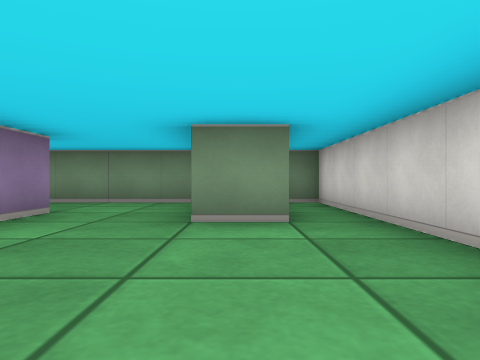
View 1 (above)

24 first-person views from a walk through a cub3D maze. The camera is about half as high as the walls, looks level and sees 70° across. The floor is counted in squares. Each view is taken from the middle of a square. On the plan, view 1 faces up. The plan holds only what a view shows up to about 9 squares ahead; the rest is blank.

View 2
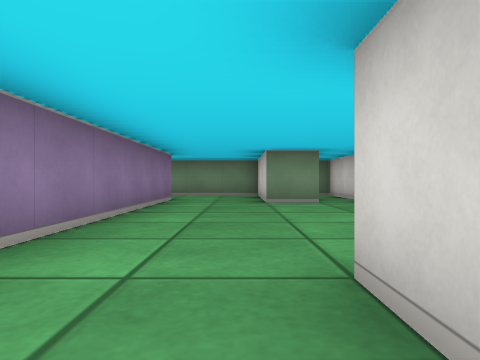

View 3
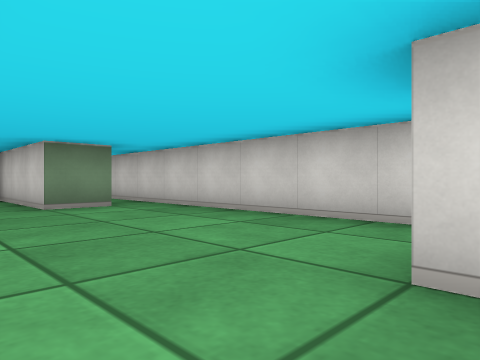

View 4
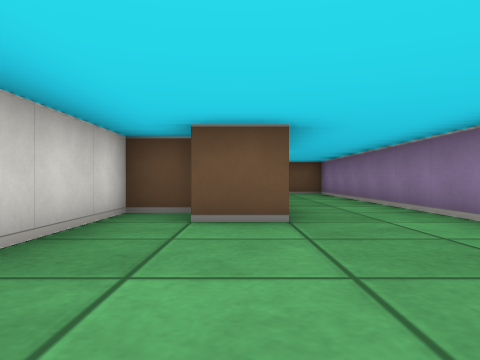

View 5
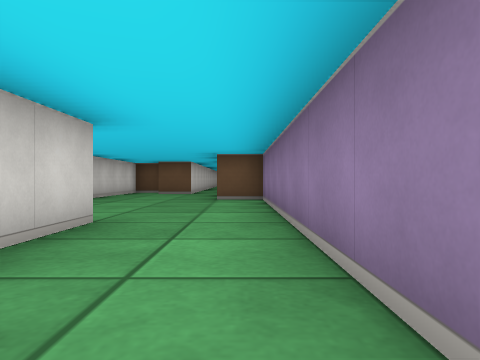

View 6
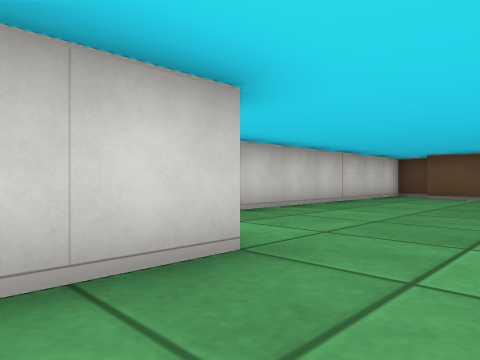

View 7
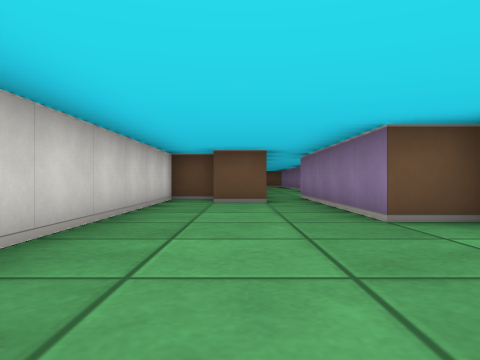

View 8
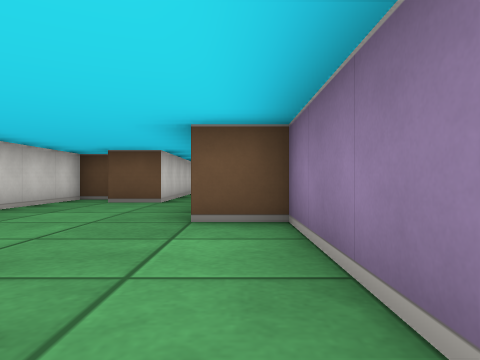

View 9
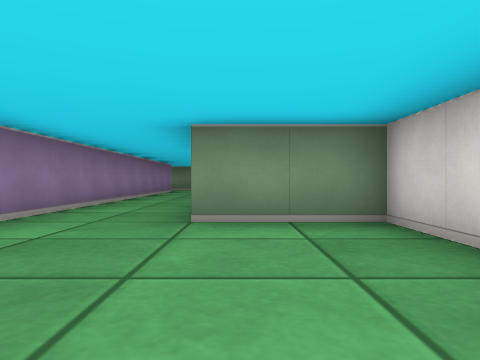

View 10
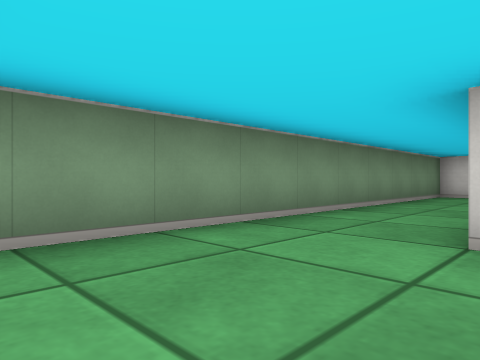

View 11
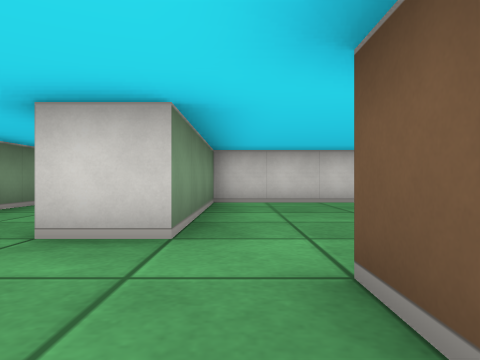

View 12
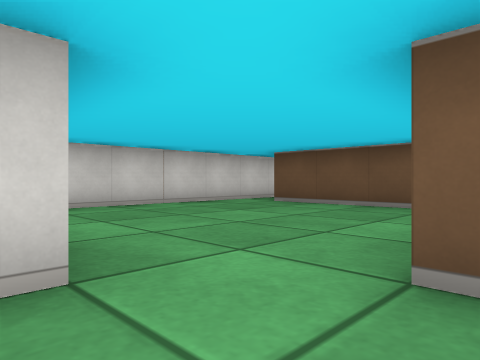

View 13
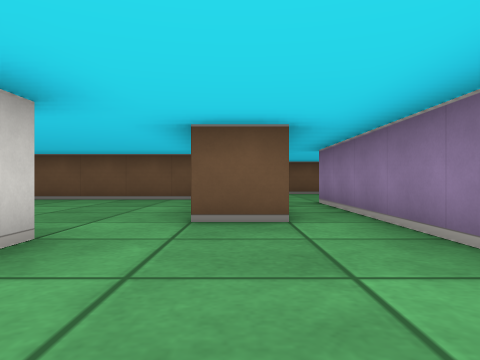

View 14
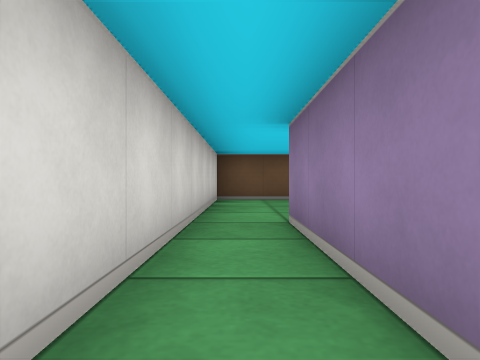

View 15
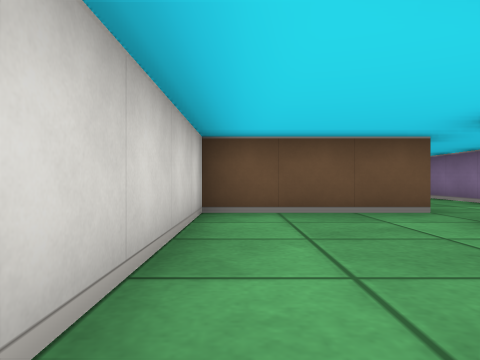

View 16
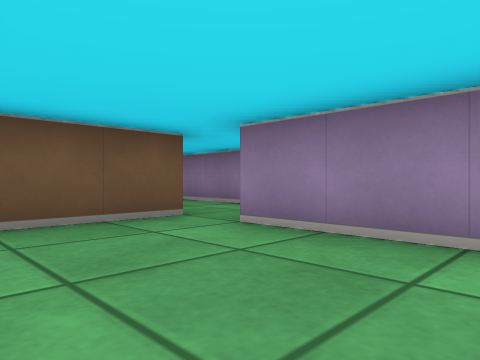

View 17
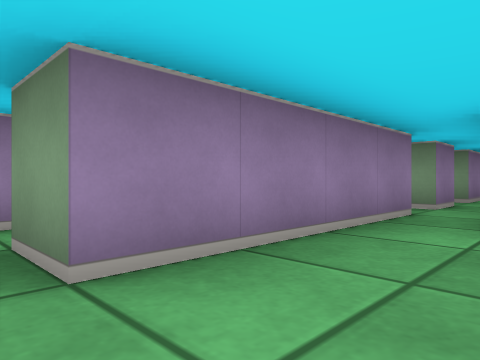

View 18
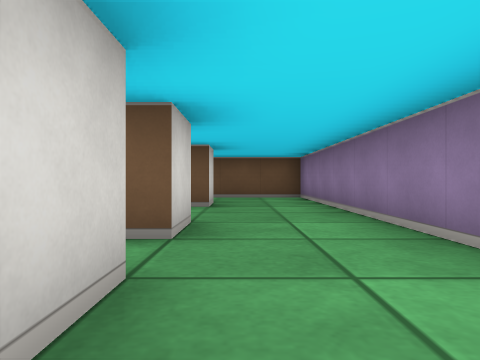

View 19
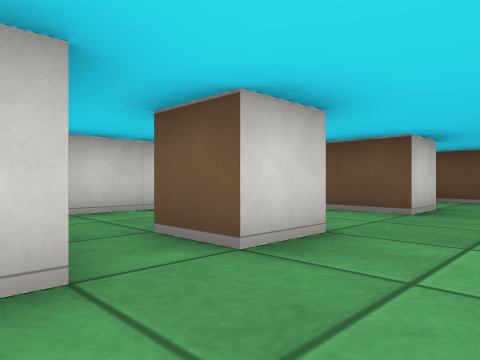

View 20
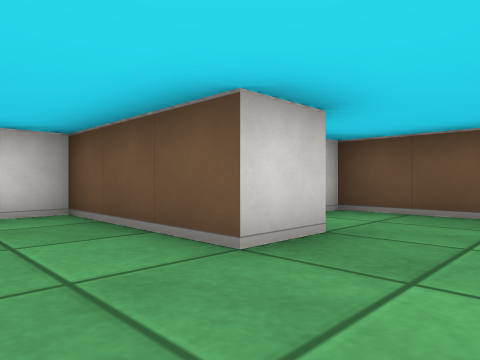

View 21
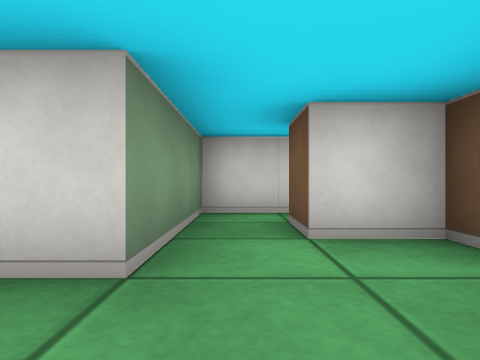

View 22
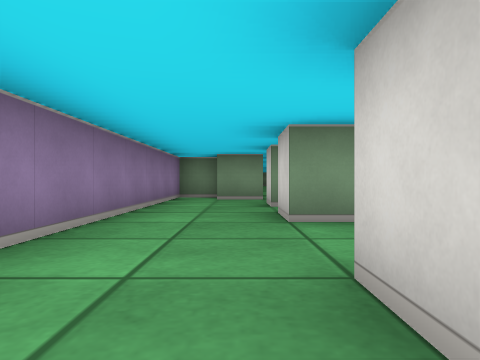

View 23
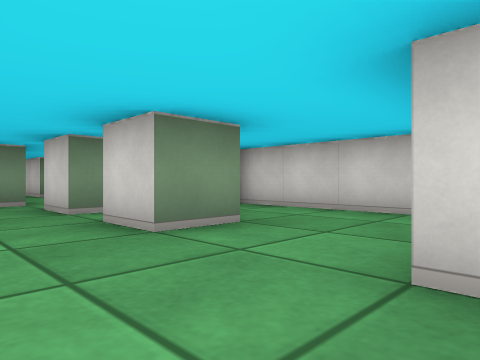

View 24
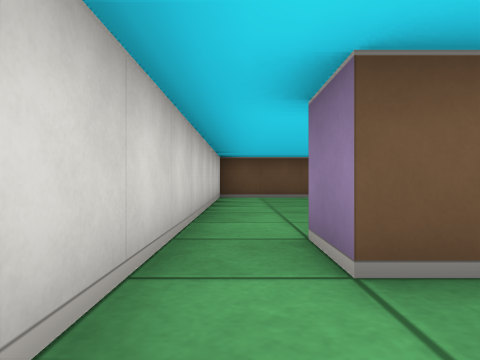

### Floor plan
Points are (right, up) in squares from view 1. A wall is a line through its corners. A room is listed if a view was taken in it or the views show most of it. See-through windows are left out.
Room 1 (views 1, 2, 3, 4, 5, 6)
walls: (0.5, 3.5) (-0.5, 3.5) (-0.5, 4.5); (-2.5, 4.5) (-2.5, -4.5); (0.6, -2.5) (1.5, -2.5) (1.5, 6.5) (0.9, 6.5); (-0.5, -4.5) (-0.5, -1.5) (0.5, -1.5)
ways out: opening at (-1.5, -4) to room 2; opening at (-1.5, 4) to room 3
Room 2 (views 7, 8, 9)
walls: (-2.5, -4.5) (-2.5, -8.5) (-1.5, -8.5) (-1.5, -13.5); (0.5, -12.5) (1.5, -12.5) (1.5, -4.5) (-0.5, -4.5); (-0.5, -14) (-0.5, -11.5) (0.5, -11.5)
ways out: opening at (-1.5, -4) to room 1; opening at (-1, -13)
Room 3 (views 10, 11, 12, 13, 14, 15, 24)
walls: (-10.5, 3.9) (-10.5, -0.5); (-8, -1.5) (-4.5, -1.5) (-4.5, -2.5); (-9.5, -0.5) (-9.5, 2.5) (-8.5, 2.5); (-0.5, 4.5) (-0.5, 6.5) (-9.6, 6.5); (-3.5, -2.5) (-3.5, 3.5) (-7.5, 3.5) (-7.5, 4.5)
ways out: opening at (-1.5, 4) to room 1; opening at (-10, 0) to room 4; opening at (-4, -2)
Room 4 (views 16, 17, 18, 19)
walls: (-13.5, -2.5) (-14.5, -2.5) (-14.5, -5.5); (-12.5, -5.5) (-12.5, -4.5) (-9.5, -4.5) (-9.5, -0.5); (-11.5, -0.5) (-11.5, 0.2); (-12.5, 0.5) (-12.5, -3.5) (-13.5, -3.5)
ways out: opening at (-10, 0) to room 3; opening at (-13.5, -5) to room 5; opening at (-12, 0)
Room 5 (views 20, 23)
walls: (-11.5, -7.5) (-12.5, -7.5) (-12.5, -6.5) (-11.5, -6.5); (-12, -5.5) (-12.5, -5.5); (-12.5, -10.5) (-12.5, -9.5) (-9.5, -9.5) (-9.5, -5.5); (-14.5, -5.5) (-14.5, -10.5)
ways out: opening at (-13.5, -5) to room 4; opening at (-13.5, -10) to room 6
Room 6 (views 21, 22)
walls: (-14.5, -10.5) (-14.5, -12.5) (-11.5, -12.5) (-11.5, -11.5) (-10.5, -11.5); (-9.5, -11.8) (-9.5, -10.5) (-12.5, -10.5)
ways out: opening at (-13.5, -10) to room 5

Positions as (right, up) in squares from view 1, and headings:
1: (0, 0), facing up
2: (-1, -3), facing up
3: (-2, -2), facing up-right
4: (0, 2), facing down
5: (-2, -1), facing down
6: (-2, -3), facing down-right
7: (0, -5), facing down
8: (-2, -5), facing down
9: (0, -8), facing up
10: (-10, 4), facing up-right
11: (-10, 3), facing right
12: (-9, 4), facing down-right
13: (-9, 6), facing down
14: (-10, 3), facing down
15: (-10, 0), facing down
16: (-10, -1), facing down-left
17: (-11, -4), facing up-left
18: (-13, -4), facing down
19: (-14, -5), facing down-right
20: (-14, -8), facing down-right
21: (-14, -11), facing right
22: (-13, -11), facing up
23: (-14, -10), facing up-right
24: (-4, 0), facing down
